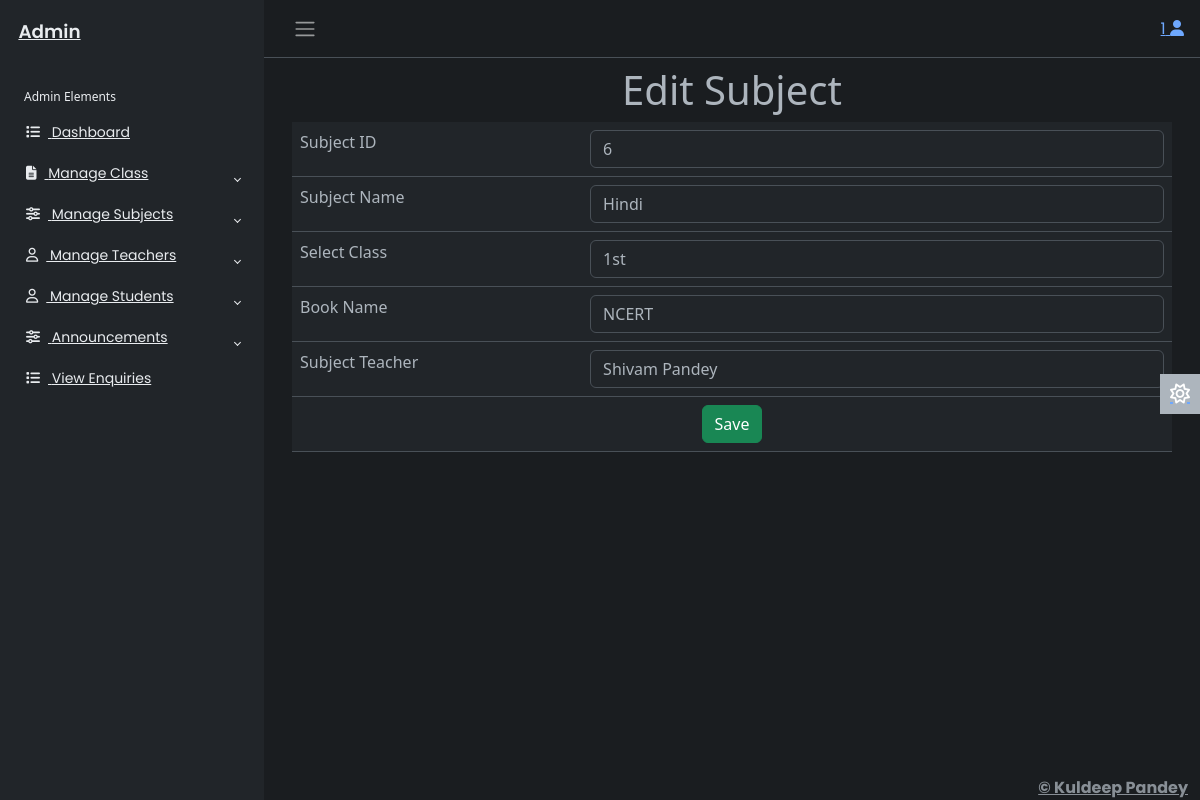
Page /adminapp/editsub/6 (signed in) on the committed database.
### adminapp/models.py (models this page shows)
class Subject(models.Model):
        sid=models.IntegerField(primary_key=True,auto_created=True)
        sname=models.CharField(max_length=30)
        sclass=models.CharField(max_length=50)
        book=models.CharField(max_length=50)
        steacher=models.CharField(max_length=50)
        created_date=models.DateTimeField()

### adminapp/views.py (the view, shortened to what this page needs)
# urls.py: path('editsub/<id>',views.editsub,name='editsub'),
@cache_control(no_store=True,no_cache=True,must_revalidate=True)
def editsub(req,id):
    try:
        if req.session['adminid']!=None:
            adminid=req.session['adminid']
            sl=Subject.objects.get(sid=id)
            return render(req,'editsub.html',{'adminid':adminid,'sl':sl})
    except KeyError:
        return redirect('login')

### adminapp/templates/editsub.html (shortened to what this page needs)
{% extends 'adminbase.html' %}
{% load static %}
{% block admin %}
<div class="row">
  <div class="col-sm-12 ">
    <h1 class="text-center">Edit Subject</h1>
    <form method="post">
      <table class="table">
        <tr>
          <td>Subject ID</td>
          <td >
            <input type="number" name="sid" class="form-control" value="{{sl.sid}}" readonly>
          </td>
        </tr>
        <tr>
          <td>Subject Name</td>
          <td>
            <input type="text" name="sname" class="form-control" value="{{sl.sname}}">
          </td>
        </tr>
        <tr>
          <td>Select Class</td>
          <td>
            <input type="text" name="sclass" value="{{sl.sclass}}" class="form-control">
          </td>
        </tr>
        <tr>
          <td>Book Name</td>
          <td>
            <input type="text" name="book" class="form-control" value="{{sl.book}}">
          </td>
        </tr>
        <tr>
          <td>Subject Teacher</td>
          <td>
            <input type="text" name="steacher" class="form-control" value="{{sl.steacher}}">
          </td>
        </tr>
        <tr>
          <td colspan="2" class="text-center">
            <button type="submit" class="btn btn-success">Save</button>
          </td>
        </tr>
      </table>
    </form>
  </div>
</div>
{% endblock %}

### adminapp/static/css/adminstyle.css (style rules this page uses)
body { font-family: 'Poppins', sans-serif; font-size: 0.875rem; opacity: 1; overflow-y: scroll; margin: 0; }

### rows in the picture
Subject: sid "6", sname "Hindi", sclass "1st", book "NCERT", steacher "Shivam Pandey"

### other values in the picture
{{ adminid }} "1"
